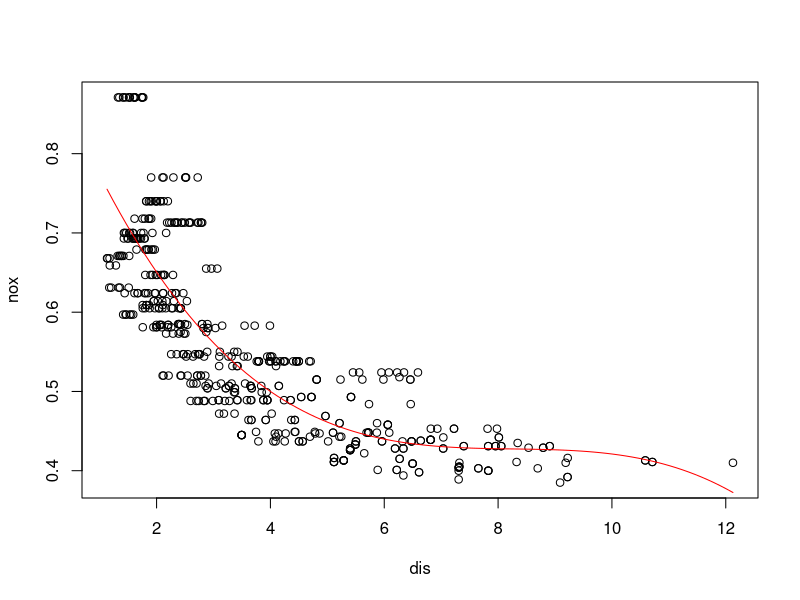
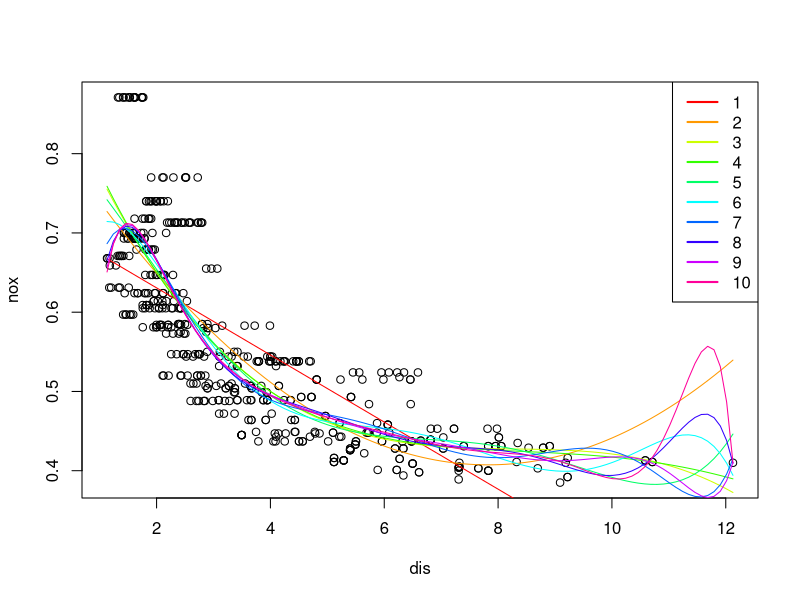
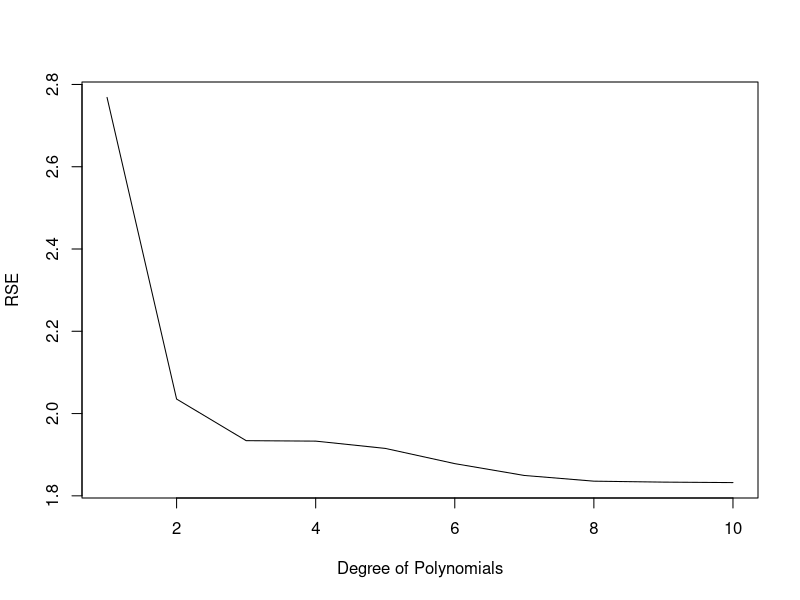
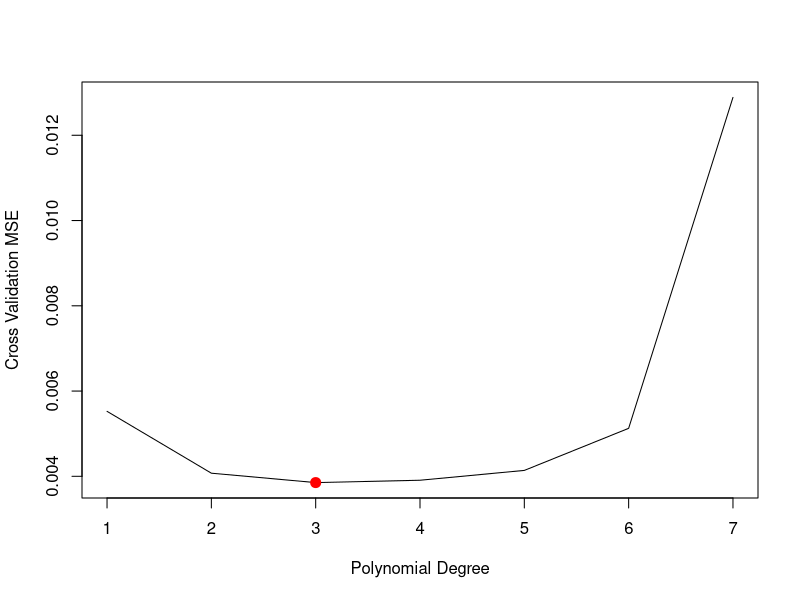
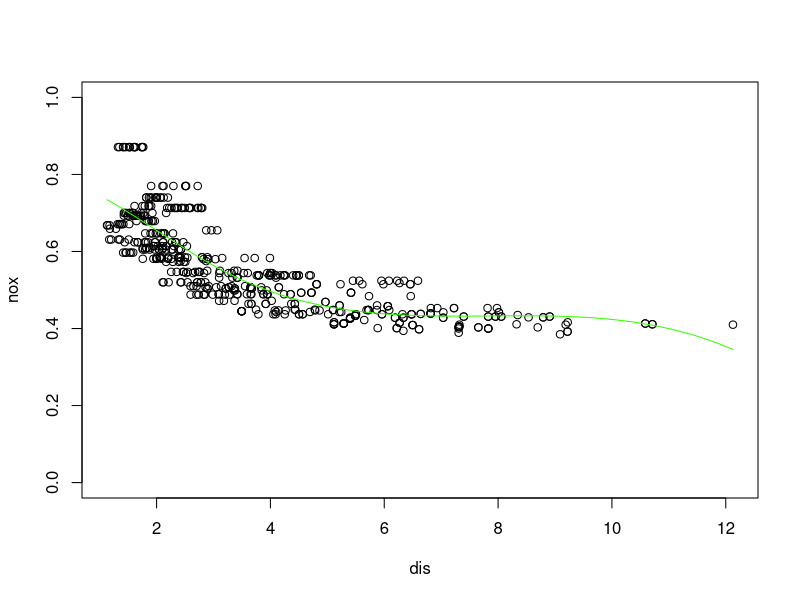
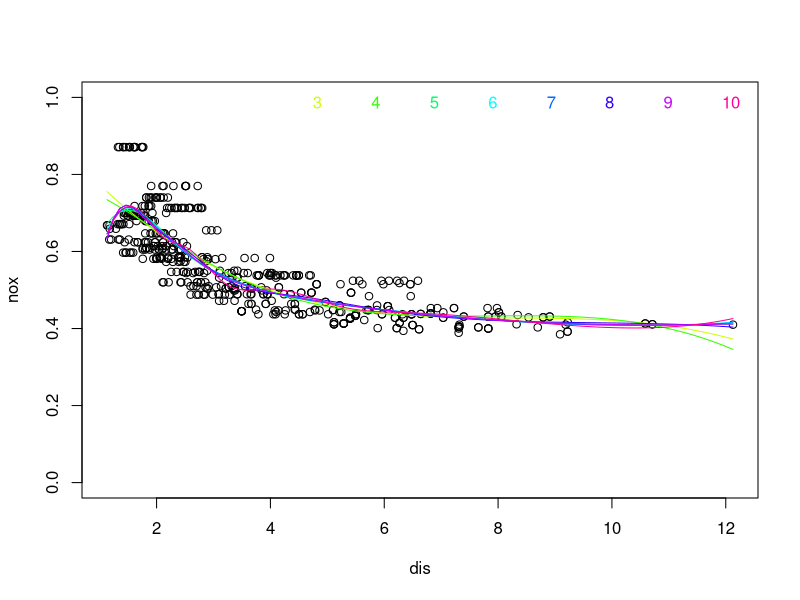
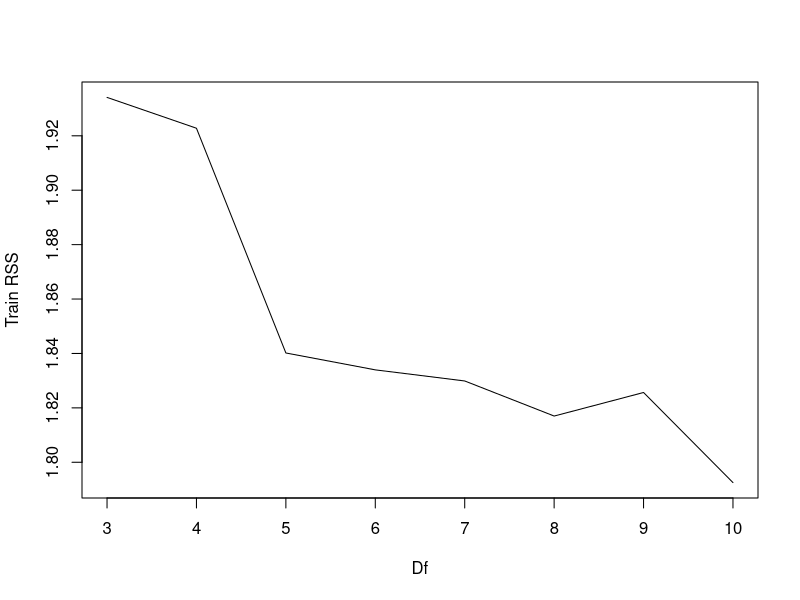
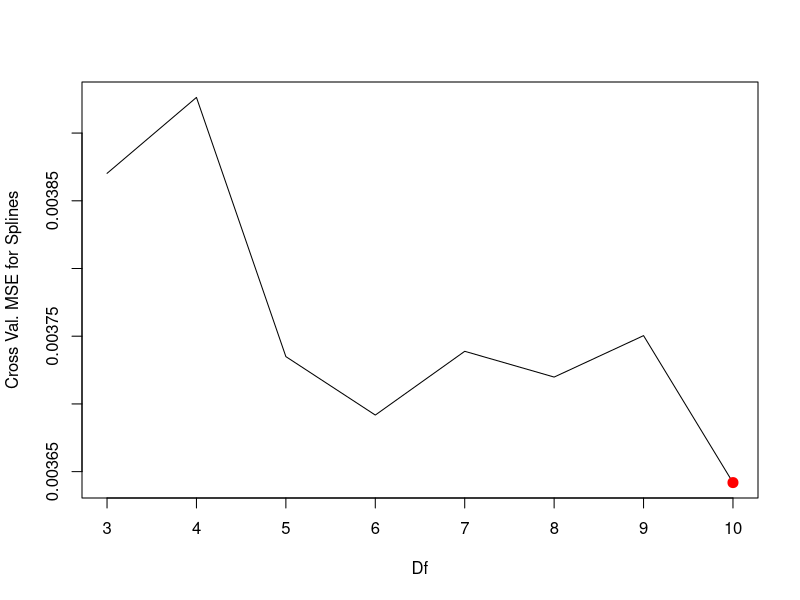

Generate these figures, in order, with R:
#Chapter 7 Applied Problem 9:

#a)
library(MASS)

attach(Boston)
poly.fit=glm(nox~poly(dis,3),data=Boston)
summary(poly.fit)

plot(Boston[,c('dis','nox')])
pred=predict(poly.fit,
             data.frame(dis=seq(min(dis),max(dis),length.out = 100)))

lines(seq(min(dis),max(dis),length.out = 100),
      pred,col='red')


#b)
x=seq(min(dis),max(dis),length.out = 100)
clrs=rainbow(10)
plot(Boston[,c('dis','nox')])
rss=c()

for(d in 1:10){
  poly.fit=glm(nox~poly(dis,d),data = Boston)
  pred=predict(poly.fit,data.frame(dis=x))
  lines(x,pred,col=clrs[d])
  
  rss=c(rss,sum(poly.fit$residuals^2))
}

legend(x='topright',legend = 1:10,col=clrs,lty = c(1,1),lwd = c(2,2))

plot(rss,xlab='Degree of Polynomials',ylab='RSE',type='l')

#c)
library(boot)

set.seed(532)
poly.mse=c()
for(degree in 1:7){
  poly.fit=glm(nox~poly(dis,degree,raw=T),data=Boston)
  mse=cv.glm(poly.fit,data = Boston,K=10)$delta[1]
  poly.mse=c(poly.mse,mse)
}

plot(poly.mse,type='l',xlab='Polynomial Degree',ylab='Cross Validation MSE')
points(which.min(poly.mse),poly.mse[which.min(poly.mse)],col='red',pch=20,cex=2)


#d)
library(splines)
library(MASS)

spline.fit=lm(nox~bs(dis,df =4),data=Boston)
x=seq(min(Boston[,'dis']),max(Boston[,'dis']),length.out = 100)
y=predict(spline.fit,data.frame(dis=x))

plot(Boston[,c('dis','nox')],ylim=c(0,1))
lines(x,y,col=clrs[4])


#e)
plot(Boston[,c('dis','nox')],ylim=c(0,1))
clrs=rainbow(10)

x=seq(min(Boston[,'dis']),max(Boston[,'dis']),length.out = 100)

rss=c()
for(df in 3:10){
  spline.fit=lm(nox~bs(dis,df=df),data=Boston)
  y=predict(spline.fit,data.frame(dis=x))
  lines(x,y,col=clrs[df])
  
  rss=c(rss,sum(spline.fit$residuals^2))
}

legend(x='topright',legend=3:10,text.col=clrs[3:10],text.width=0.5,bty = 'n',horiz = T)

plot(3:10,rss,xlab='Df',ylab='Train RSS',type='l')


#f)
library(boot)

set.seed(42)
spline.mse=c()

for(df in 3:10){
  Boston.model=model.frame(nox~bs(dis,df=df),data=Boston)  
  names(Boston.model)=c('nox','bs.dis')                    
 
  
  spline.fit=glm(nox~bs.dis,data=Boston.model)
  mse=cv.glm(spline.fit,data=Boston.model,K=10)$delta[1]
  spline.mse=c(spline.mse,mse)
}

plot(3:10,spline.mse,type='l',xlab='Df',ylab='Cross Val. MSE for Splines')

x=which.min(spline.mse)
points(x+2,spline.mse[x],col='red',pch=20,cex=2)
